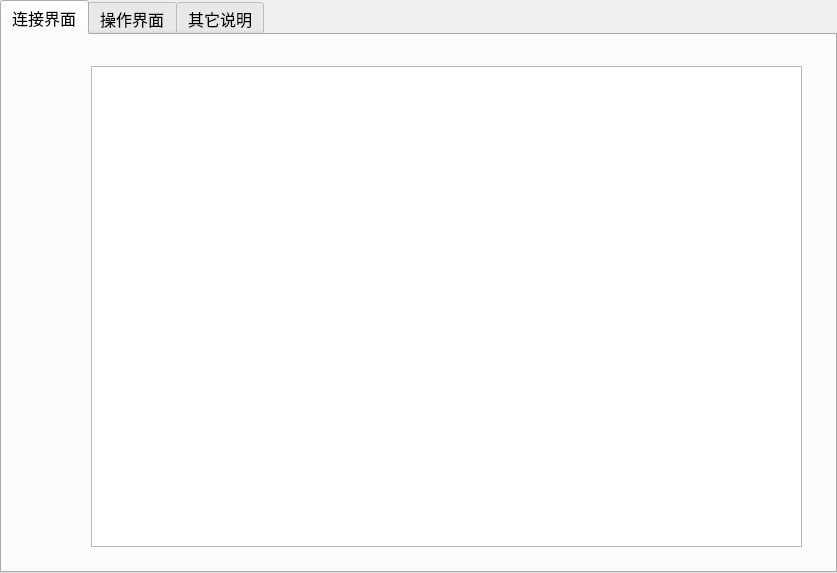
<?xml version="1.0" encoding="UTF-8"?>
<ui version="4.0">
 <class>TabWidget</class>
 <widget class="QTabWidget" name="TabWidget">
  <property name="geometry">
   <rect>
    <x>0</x>
    <y>0</y>
    <width>837</width>
    <height>573</height>
   </rect>
  </property>
  <property name="font">
   <font>
    <family>楷体</family>
    <pointsize>12</pointsize>
   </font>
  </property>
  <property name="windowTitle">
   <string>使用说明</string>
  </property>
  <property name="windowIcon">
   <iconset>
    <normaloff>../ico/sysm.ico</normaloff>../ico/sysm.ico</iconset>
  </property>
  <property name="tabShape">
   <enum>QTabWidget::Rounded</enum>
  </property>
  <property name="currentIndex">
   <number>0</number>
  </property>
  <property name="documentMode">
   <bool>false</bool>
  </property>
  <widget class="QWidget" name="tab">
   <attribute name="title">
    <string>连接界面</string>
   </attribute>
   <widget class="QLabel" name="label">
    <property name="geometry">
     <rect>
      <x>20</x>
      <y>230</y>
      <width>51</width>
      <height>51</height>
     </rect>
    </property>
    <property name="font">
     <font>
      <family>微软雅黑</family>
      <pointsize>12</pointsize>
     </font>
    </property>
    <property name="text">
     <string/>
    </property>
    <property name="pixmap">
     <pixmap>../ico/connect_yes.ico</pixmap>
    </property>
    <property name="scaledContents">
     <bool>true</bool>
    </property>
   </widget>
   <widget class="QTextBrowser" name="textBrowser_1">
    <property name="geometry">
     <rect>
      <x>89</x>
      <y>31</y>
      <width>711</width>
      <height>481</height>
     </rect>
    </property>
    <property name="font">
     <font>
      <family>华文楷体</family>
      <pointsize>12</pointsize>
      <weight>50</weight>
      <italic>false</italic>
      <bold>false</bold>
     </font>
    </property>
   </widget>
  </widget>
  <widget class="QWidget" name="tab_2">
   <attribute name="title">
    <string>操作界面</string>
   </attribute>
   <widget class="QTextBrowser" name="textBrowser_2">
    <property name="geometry">
     <rect>
      <x>89</x>
      <y>31</y>
      <width>711</width>
      <height>481</height>
     </rect>
    </property>
    <property name="font">
     <font>
      <family>华文楷体</family>
      <pointsize>12</pointsize>
      <weight>50</weight>
      <italic>false</italic>
      <bold>false</bold>
     </font>
    </property>
   </widget>
   <widget class="QLabel" name="label_2">
    <property name="geometry">
     <rect>
      <x>20</x>
      <y>230</y>
      <width>51</width>
      <height>51</height>
     </rect>
    </property>
    <property name="font">
     <font>
      <family>微软雅黑</family>
      <pointsize>12</pointsize>
     </font>
    </property>
    <property name="text">
     <string/>
    </property>
    <property name="pixmap">
     <pixmap>../ico/cz..ico</pixmap>
    </property>
    <property name="scaledContents">
     <bool>true</bool>
    </property>
   </widget>
  </widget>
  <widget class="QWidget" name="tab_4">
   <attribute name="title">
    <string>其它说明</string>
   </attribute>
   <widget class="QTextBrowser" name="textBrowser_3">
    <property name="geometry">
     <rect>
      <x>89</x>
      <y>31</y>
      <width>711</width>
      <height>481</height>
     </rect>
    </property>
    <property name="font">
     <font>
      <family>华文楷体</family>
      <pointsize>12</pointsize>
      <weight>50</weight>
      <italic>false</italic>
      <bold>false</bold>
     </font>
    </property>
   </widget>
   <widget class="QLabel" name="label_4">
    <property name="geometry">
     <rect>
      <x>20</x>
      <y>230</y>
      <width>51</width>
      <height>51</height>
     </rect>
    </property>
    <property name="font">
     <font>
      <family>微软雅黑</family>
      <pointsize>12</pointsize>
     </font>
    </property>
    <property name="text">
     <string/>
    </property>
    <property name="pixmap">
     <pixmap>../ico/wukong.ico</pixmap>
    </property>
    <property name="scaledContents">
     <bool>true</bool>
    </property>
   </widget>
  </widget>
 </widget>
 <resources/>
 <connections/>
</ui>
